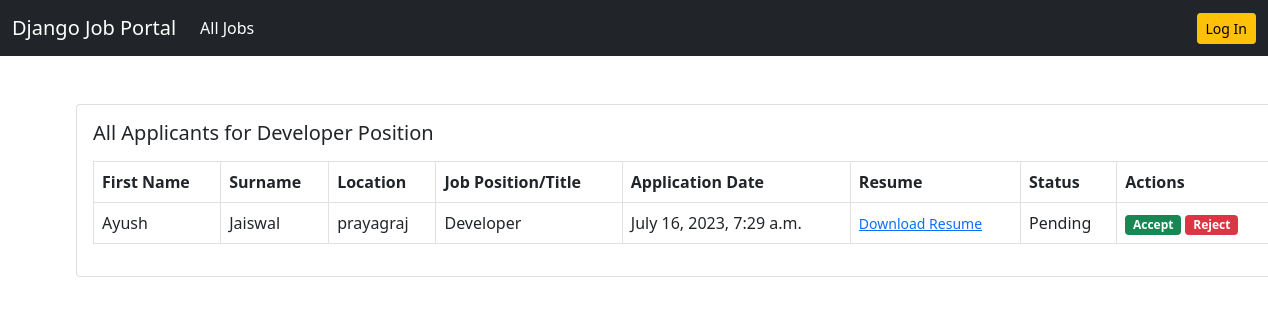
The page /job/all-applicants/1/ on the database its author committed.
### job/models.py (models this page shows, shortened)
class Job(models.Model):
    job_type_choices = (
        ('Remote', 'Remote'),
        ('Onsite', 'Onsite'),
        ('Hybrid', 'Hybrid')
    )
    title_choices = (
        ('Developer', 'Developer'),
        ('Consultant','Consultant'),
        ('Analyst' , 'Analyst'),
        ('Manager' , 'Manager'),
        ('UI/UX' , 'UI/UX'),
        ('Human Resource' , 'Human Resource'),
        ('Operations' , 'Operations')
    )
    user = models.ForeignKey(User, on_delete=models.CASCADE)
    company = models.ForeignKey(Company, on_delete=models.CASCADE)
    title = models.CharField(max_length=100, choices = title_choices, null = True, blank = True)
    city = models.CharField(max_length=100)
    salary = models.PositiveIntegerField(default=35000)
    requirements = models.TextField()
    ideal_candidate = models.TextField()
    is_available = models.BooleanField(default=True)
    timestamp = models.DateTimeField(auto_now_add=True)
    industry = models.TextField(null = True, blank = True)
    state = models.ForeignKey(State, on_delete=models.DO_NOTHING, null=True, blank=True)
    job_type = models.CharField(max_length=20, choices=job_type_choices, null=True, blank=True)

class ApplyJob(models.Model):
    status_choices = (
        ('Accepted', 'Accepted'),
        ('Declined', 'Declined'),
        ('Pending', 'Pending')
    )
    user = models.ForeignKey(User, on_delete=models.CASCADE)
    job = models.ForeignKey(Job, on_delete=models.CASCADE)
    timestamp = models.DateTimeField(auto_now_add=True)
    status = models.CharField(max_length=20, choices=status_choices)

### users/models.py (models this page shows)
class User(AbstractUser):
    email = models.EmailField(unique = False)
    username_validator = UnicodeUsernameValidator()
    username = models.CharField(
        _("username"),
        max_length=150,
        unique=False,
        help_text=_(
            "Required. 150 characters or fewer. Letters, digits and @/./+/-/_ only."
        ),
        validators=[username_validator],
        error_messages={
            "unique": _("A user with that username already exists."),
        },
    )
    is_recruiter = models.BooleanField(default = False)
    is_applicant = models.BooleanField(default = False)
    has_resume = models.BooleanField(default = False)
    has_company = models.BooleanField(default = False)
    is_verified = models.BooleanField(default=None, null=True)
    email_hash = models.CharField(max_length=50, blank=True, null=True)
    class Meta:
        unique_together = ('email', 'is_verified')

### resume/models.py (models this page shows, shortened)
class Resume(models.Model):
    title_choices = (
        ('Developer', 'Developer'),
        ('Consultant','Consultant'),
        ('Analyst' , 'Analyst'),
        ('Manager' , 'Manager'),
        ('UI/UX' , 'UI/UX'),
        ('Human Resource' , 'Human Resource'),
        ('Operations' , 'Operations')
    )
    user = models.OneToOneField(User, on_delete=models.CASCADE)
    first_name = models.CharField(max_length = 100, null = True, blank = True)
    surname = models.CharField(max_length = 100, null = True, blank = True)
    location = models.CharField(max_length = 100, null = True, blank = True)
    title = models.CharField(max_length=100, choices = title_choices, null = True, blank = True)
    upload_resume = models.FileField(upload_to='uploaded_resumes/', null = True, blank = True)

### job/views.py (the view)
# urls.py: path('all-applicants/<int:pk>/', views.all_applicants, name='all-applicants'),
def all_applicants(request, pk):
    job = Job.objects.get(pk=pk)
    applied_jobs = ApplyJob.objects.filter(job = job)
    context = {'job':job, 'applied_jobs':applied_jobs}
    return render(request, 'job/all_applicants.html', context)

### templates/job/all_applicants.html
{% extends 'base.html' %}
{% block content %}
<div class="card mx-auto" style="width: 76rem;">
    <div class="card-body">
        <h5 class="card-title mb-3">All Applicants for {{job.title}} Position</h5>
        <table class="table table-bordered">
            <thead>
                <tr>
                    <th scope="col">First Name</th>
                    <th scope="col">Surname</th>
                    <th scope="col">Location</th>
                    <th scope="col">Job Position/Title</th>
                    <th scope="col">Application Date</th>
                    <th scope="col">Resume</th>
                    <th scope="col">Status</th>
                    <th scope="col">Actions</th>
                </tr>
            </thead>
            <tbody>
                {% for applied_job in applied_jobs %}
                <tr>
                    <td>{{applied_job.user.resume.first_name}}</td>
                    <td>{{applied_job.user.resume.surname}}</td>
                    <td>{{applied_job.user.resume.location}}</td>
                    <td>{{applied_job.user.resume.title}}</td>
                    <td>{{applied_job.timestamp}}</td>
                    {% if applied_job.user.resume and applied_job.user.resume.upload_resume.url %}
                    <td><a target="_blank" href="{{applicant.user.resume.upload_resume.url}}"><small>Download Resume</small></a></td>
                    {% else %}
                    <td>Resume not uploaded</td>
                    {% endif %}
                    <td>{{applied_job.status}}</td>
                    {% if not applied_job.job.is_available %}
                        <td>Job is not active</td>
                    {% elif applied_job.status == 'Pending' %}
                        <td><a href="{% url 'accept-job' applied_job.pk %}"><span class="badge bg-success">Accept</span></a>
                            <a href="{% url 'reject-job' applied_job.pk %}"><span class="badge bg-danger">Reject</span></a></td>
                    {% endif %}
                </tr>
                {% endfor %}
            </tbody>
        </table>
    </div>
</div>
{% endblock content %}

### rows shown on the page
Job: title "Developer"
ApplyJob: user.resume.first_name "Ayush", user.resume.surname "Jaiswal", user.resume.location "prayagraj", user.resume "Developer", timestamp "July 16, 2023, 7:29 a.m.", status "Pending", shows "Accept"
